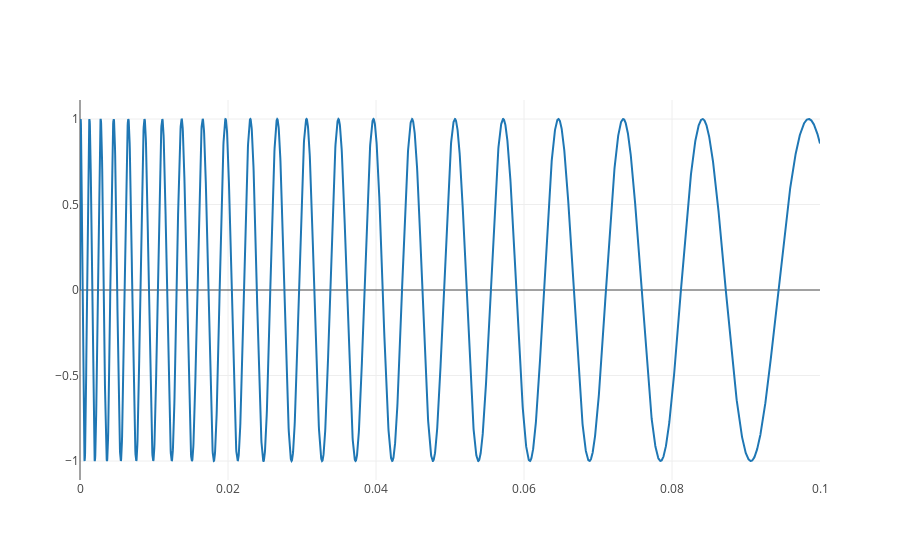

The notebook cell saved with this chart:
### Code cell
let fs = 48000.0;
let t = 0.1;
let k = 0.02;

let ys = chirp(fs, t, 8000., 55., k);

let xs: Vec<f32> = linspace(0., t, ys.len()).collect();
let trace = Scatter::new(xs, ys).mode(Mode::Lines);

let mut plot = Plot::new();
plot.add_trace(trace);
let layout = Layout::new().height(300);
plot.set_layout(layout);
plot.lab_display();

### Figure 1 — Plotly figure (JSON) as saved in the notebook; plotly's stock layout.template omitted (floating-point values rounded to 4 significant figures; data arrays with more than 128 entries replaced by an {"elided": "..."} marker saying what was removed)
{"data": [{"mode": "lines", "type": "scatter", "x": {"elided": "4800 float values"}, "y": {"elided": "4800 float values"}}], "layout": {"autosize": true, "xaxis": {"autorange": true, "range": [0, 0.1], "type": "linear"}, "yaxis": {"autorange": true, "range": [-1.111, 1.111], "type": "linear"}}}
